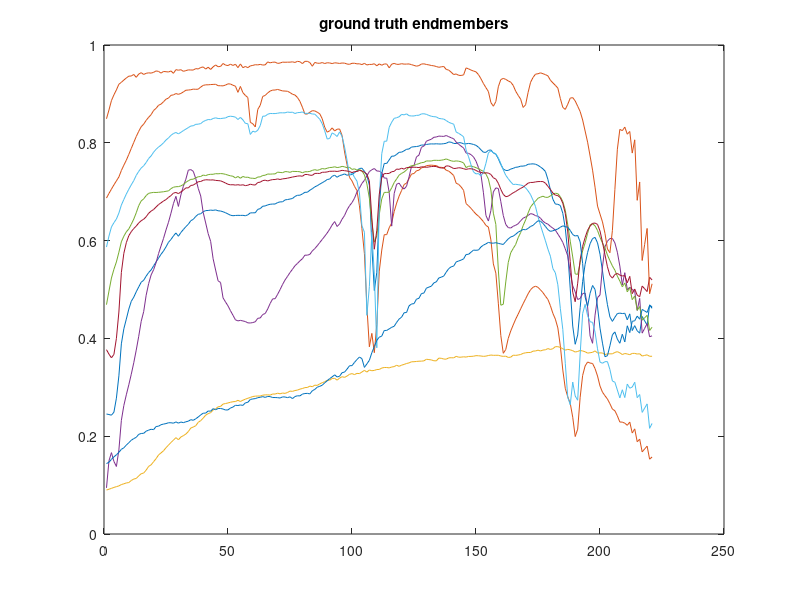
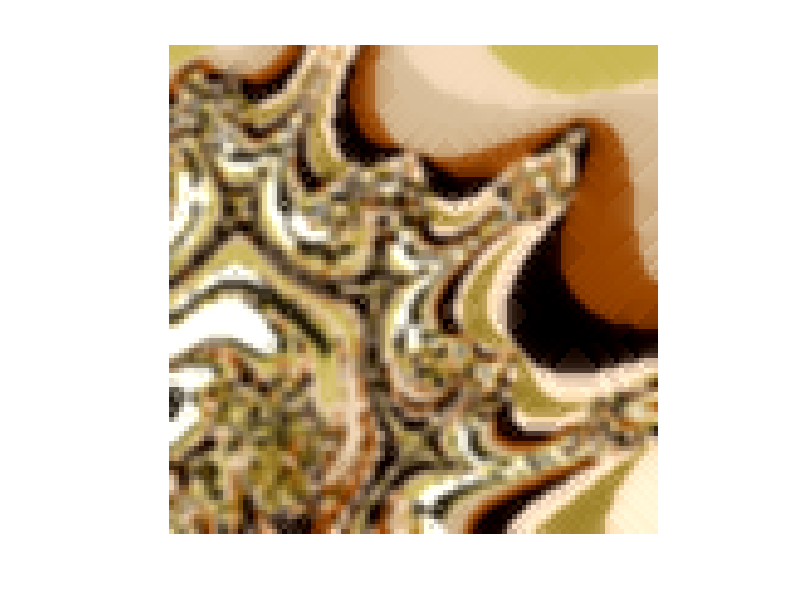

Here is the MATLAB script that generated these plots, in order: (Note: this script raises an error after producing the figures.)
close all;
addpath([pwd,'\func_CloseForm']);
normColor = @(R)max(min((R-mean(R(:)))/std(R(:)),2),-2)/3.5+0.5;
%% This script is to implement the joint fusion and unmixing of multi-band images
%If you use this code, please cite the following paper:

% [1] Q. Wei, J. M. Bioucas-Dias, N. Dobigeon, J-Y. Tourneret, M. Chen and S. Godsill,
% Multi-band image fusion based on spectral unmixing, IEEE Trans. Geosci. and
% Remote Sens., to appear.

%% -------------------------------------------------------------------------
% Copyright (June, 2016):        Qi WEI (qi.wei@eng.cam.ac.uk)
%
% EEA_Fusion is distributed under the terms of
% the GNU General Public License 2.0.
%
% Permission to use, copy, modify, and distribute this software for
% any purpose without fee is hereby granted, provided that this entire
% notice is included in all copies of any software which is or includes
% a copy or modification of this software and in all copies of the
% supporting documentation for such software.
% This software is being provided "as is", without any express or
% implied warranty.  In particular, the authors do not make any
% representation or warranty of any kind concerning the merchantability
% of this software or its fitness for any particular purpose."
%% Part 1: Bulid the groud-truth, HS and MS images
%% Prepare the groudtruth image
SNR_HS=40;SNR_MS=40;   % SNR of HS and MS images
global E_real A_real X_real
%% Semi-Real Image
load('EndmembersFractal.mat');
load('fractal1.mat')
E_real=F2(:,1:9);
N_HS=size(E_real,1);
[nr,nc,L]=size(verdadTerreno(:,:,1:9));
sizeIM=[nr,nc,L];N=nr*nc;
A_real=reshape(verdadTerreno(:,:,1:9),N,L)';
% A_real=A_real./repmat(sum(A_real,1),[L 1]); % Normalize the abundances
VX_real=E_real*A_real;
X_real=reshape(VX_real',[nr nc N_HS]);
band_set=[20 11 4];
clear endmembersGT abundanciesGT syntheticImage

ImA_real=reshape(A_real',sizeIM);
figure(1);plot(E_real);title('ground truth endmembers')
temp_show=X_real(:,:,band_set);temp_show=normColor(temp_show);
figure(2);imshow(temp_show);
%%%%%%%%%%%%%%%%%%%%%%%%%%%%%%%%%%%%%%%%%%%%%%%%%%%%%%%%%%%%%%%%%%%%%%%%%%%%
%% The degradation for HS image
% blur_type=2;
psfY.ds_r=4;
sig = 1.7;  KerBlu = fspecial('gaussian',[7 7],sig);
psfY.B=KernelToMatrix(KerBlu,nr,nc);
n_dr=nr/psfY.ds_r;     n_dc=nc/psfY.ds_r;

mask=zeros(size(psfY.B));
mask(1:psfY.ds_r:end,1:psfY.ds_r:end,:)=1;
psfY.dsp=mask;
%% Generate the HS image: Spatial degradation
ImA_hyper = func_blurringY(ImA_real,psfY).*repmat(psfY.dsp,[1 1 L]); % blurring and downsampling
ImA_hyper = ImA_hyper(1:psfY.ds_r:end,1:psfY.ds_r:end,:);
A_hyper=reshape(ImA_hyper,[size(ImA_hyper,1)*size(ImA_hyper,2) L])';
XH=reshape((E_real*A_hyper)',[size(ImA_hyper,1) size(ImA_hyper,2) N_HS]);

TemPow=XH(1:psfY.ds_r:end,1:psfY.ds_r:end,:).^2;
Ps = mean(TemPow(:));
sigma2y_real = Ps.*(10.^(-SNR_HS/10));  %Caclulate the noise power
XH = XH + randn(size(XH))*sqrt(sigma2y_real);
VXH=reshape(XH,[n_dr*n_dc N_HS])';
%% The intialization of Endmember matrix
[E_ini, ~, ~] = svmax(VXH,'endmembers',L); 
E_ini(E_ini<0) = 0;
E_ini(E_ini>1) = 1;
%% Generate the MS image: Spectral mixture
N_MS=4;psfZ=zeros(N_MS,N_HS);
N_tem=52;
psfZ(1,1:round(N_tem/4))=ones;
psfZ(2,round(N_tem/4)+1:round(N_tem/2))=ones;
psfZ(3,round(N_tem/2):round(3*N_tem/4))=ones;
psfZ(4,round(3*N_tem/4):N_tem)=ones;
psfZ=psfZ./repmat(sum(psfZ,2),1,size(psfZ,2));

E_multi=psfZ*E_real; %% MS endmember
XM=reshape((E_multi*A_real)',[nr nc N_MS]);

sigma2z_real=sigma2y_real;
for i=1:N_MS
    XM(:,:,i) = XM(:,:,i) + randn(size(XM(:,:,i)))*sqrt(sigma2z_real);
end
VXM=reshape(XM,[nr*nc N_MS])';
%% Part 2: different estimators for Endmember and Abundance matrices 
ChInv=diag(sigma2y_real)\eye(N_HS);
CmInv=diag(sigma2z_real)\eye(N_MS);
%%%%%%%%%%%%%%%%%%%%%%%%%%%%%%%%%%%%%%%%%%%%%%%%%%%%%%%%%%%%%%%%%%%%%%%%%%%%%%%%%%%%%%%%%%%%%%%%%
%% Part 2.4: The joint fusion and unmixing [2016FUMI]
%%%%%%%%%%%%%%%%%%%%%%%%%%%%%%%%%%%%%%%%%%%%%%%%%%%%%%%%%%%%%%%%%%%%%%%%%%%%%%%%%%%%%%%%%%%%%%%%%
tic
para_opt_in.SpaDeg=1; %%  If the degradation B and S are known, SpaDeg=1; otherwise, SpaDeg=0
para_opt_in.N_it=3000;% The number of iterations for BCD updates
para_opt_in.thre_BCD=1e-4;
para_opt_in.E_ini=E_ini;
[Out_FUMI,para_opt_out]=JointFusionUnmix(VXH,VXM,ChInv,CmInv,psfY,psfZ,sizeIM,para_opt_in);
time.FUMI=toc;
%%%%%%%%%%%%%%%%%%%%%%%%%%%%%%%%%%%%%%%%%%%%%%%%%%%%%%%%%%%%%%%%%%%%%%%%%%%%%%%%%%%%%%
%%%%%%%%%%%%%%%%%%%%%%%%%%%%%%%%%%%%%%%%%%%%%%%%%%%%%%%%%%%%%%%%%%%%%%%%%%%%%%%%%%%%%%%%%%%%%%%%%
[E_ini,indx] = best_permut_R(E_ini,E_real);
Out_FUMI.E_hyper=Out_FUMI.E_hyper(:,indx);
Out_FUMI.A_multi=Out_FUMI.A_multi(indx,:);
%% Plot the endmembers
figure(3);
subplot(3,1,1);plot(E_real);ylim([0 1]);title('Groundtruth');
subplot(3,1,2);plot(real(E_ini));ylim([0 1]);title('VCA');
subplot(3,1,3);plot(real(Out_FUMI.E_hyper));ylim([0 1]);title('FUMI');
%% Plot the Estimated Endmembers
load USGS_1995_Library.mat
wavelengths = datalib(:,1)*1000;
wavelengths = sort(wavelengths(1:N_HS));
band_remove=[];

band_keep=setdiff([1:length(wavelengths)],band_remove);
figure(4);
E_show=zeros(length(wavelengths),1);E_show(band_remove,:)=NaN;
E_show(band_keep,:)=E_real(:,1);
plot(wavelengths,E_show,'-k','LineWidth',2);
hold on;
E_show(band_keep,:)=E_ini(:,1);
plot(wavelengths,E_show,'-c','LineWidth',2);
E_show(band_keep,:)=Out_FUMI.E_hyper(:,1);
plot(wavelengths,E_show,'-b','LineWidth',2);
hold off;
ylabel('Reflectance','FontSize',18);
xlabel('Wavelength (nm)','FontSize',18);
xlim([wavelengths(1) wavelengths(end)])
set(gca,'linewidth',1,'fontsize',15);
legend('Groundtruth','Initialization','FUMI'); 

for i=2:L
    figure(i+400);
    E_show(band_keep,:)=E_real(:,i);
    plot(wavelengths,E_show,'-k','LineWidth',2);
    hold on;
    E_show(band_keep,:)=E_ini(:,i);
    plot(wavelengths,E_show,'-c','LineWidth',2);
    E_show(band_keep,:)=Out_FUMI.E_hyper(:,i);
    plot(wavelengths,E_show,'-b','LineWidth',2);
    hold off;
    ylabel('Reflectance','FontSize',18);
    xlabel('Wavelength (nm)','FontSize',18);
    xlim([wavelengths(1) wavelengths(end)])
    set(gca,'linewidth',1,'fontsize',15);
    legend('Groundtruth','Initialization','FUMI');    
end
%% Plot the fused image
X_FUMI=reshape((Out_FUMI.E_hyper*Out_FUMI.A_multi)',[nr nc N_HS]);
temp_show=X_FUMI(:,:,band_set);temp_show=normColor(temp_show);
err_FUMI=mean((X_real-X_FUMI).^2,3);
figure(5);imshow(temp_show);
norm_err=max(err_FUMI(:));
figure(6);imshow(err_FUMI/norm_err);colormap('default')
%% Plot the Estimated Abundance Mapps
ImA_multi_FUMI= reshape(Out_FUMI.A_multi',[nr nc L]);
for i=1:L    
   figure(100);subplot(3,3,i);imshow(ImA_real(:,:,i));axis off;axis equal; colormap gray
   figure(200);subplot(3,3,i);imshow(ImA_multi_FUMI(:,:,i));axis off;axis equal; colormap gray
end

SAM_end.FUMI  = mean(angBvec(E_real,Out_FUMI.E_hyper));
SAM_end.Ini  = mean(angBvec(E_real,E_ini));

NMSE_End.FUMI =20*log10(norm(Out_FUMI.E_hyper-E_real,'fro')/norm(E_real,'fro'));
NMSE_End.Ini  =20*log10(norm(E_ini-E_real,'fro')/norm(E_real,'fro'));

NMSE_Abu.FUMI=20*log10(norm(Out_FUMI.A_multi-A_real,'fro')/norm(A_real,'fro'));

disp('SAM_end: ');disp(SAM_end);
disp('MMSE_End: ');disp(NMSE_End);
disp('NMSE_Abu: ');disp(NMSE_Abu);

[~,~,~,SNR.FUMI,Q.FUMI,SAM.FUMI,RMSE_fusion.FUMI,ERGAS.FUMI,DD.FUMI] = metrics(X_real,X_FUMI,psfY.ds_r);
fprintf('Fusion Performance of FUMI:\n SNR: %f\n RMSE: %f\n UIQI: %f\n SAM: %f\n ERGAS: %f\n DD: %f\n',...
        SNR.FUMI,RMSE_fusion.FUMI,Q.FUMI,SAM.FUMI,ERGAS.FUMI,DD.FUMI);
disp(time);
